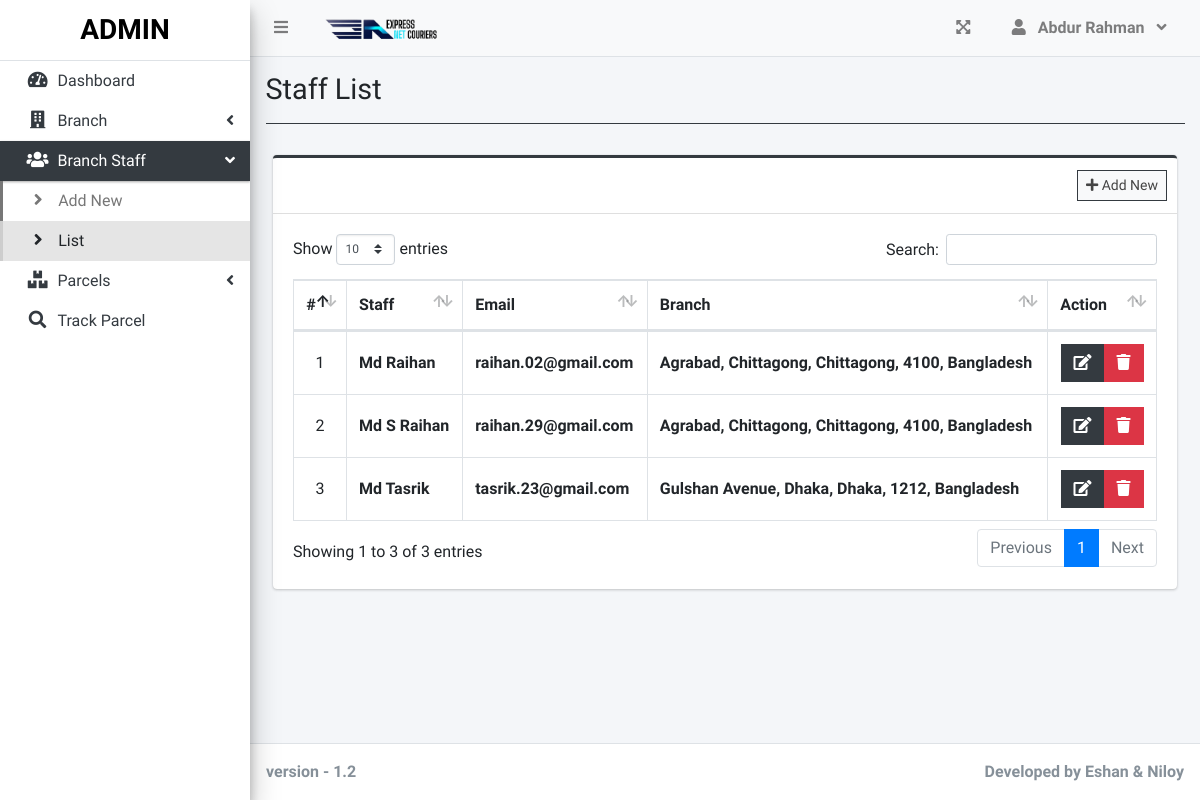
The page /index.php?page=staff_list (signed in) on the database its author committed.
### tables this page shows
CREATE TABLE `users` (
  `id` int(30) NOT NULL,
  `firstname` varchar(200) NOT NULL,
  `lastname` varchar(200) NOT NULL,
  `email` varchar(200) NOT NULL,
  `password` text NOT NULL,
  `type` tinyint(1) NOT NULL DEFAULT 2 COMMENT '1 = admin, 2 = staff',
  `branch_id` int(30) NOT NULL,
  `date_created` datetime NOT NULL DEFAULT current_timestamp()
);

### staff_list.php (the view, shortened to what this page needs)
<?php include'db_connect.php' ?>
<div class="col-lg-12">
	<div class="card card-outline card-dark">
		<div class="card-header">
			<div class="card-tools">
				<a class="btn btn-block btn-sm btn-default btn-flat border-dark " href="./index.php?page=new_staff"><i class="fa fa-plus"></i> Add New</a>
			</div>
		</div>
		<div class="card-body">
			<table class="table tabe-hover table-bordered" id="list">
				<!-- <colgroup>
					<col width="5%">
					<col width="15%">
					<col width="25%">
					<col width="25%">
					<col width="15%">
				</colgroup> -->
				<thead>
					<tr>
						<th class="text-center">#</th>
						<th>Staff</th>
						<th>Email</th>
						<th>Branch</th>
						<th>Action</th>
					</tr>
				</thead>
				<tbody>
					<?php
					$i = 1;
					$qry = $conn->query("SELECT u.*,concat(u.firstname,' ',u.lastname) as name,concat(b.street,', ',b.city,', ',b.state,', ',b.zip_code,', ',b.country) as baddress FROM users u inner join branches b on b.id = u.branch_id where u.type = 2 order by concat(u.firstname,' ',u.lastname) asc ");
					while($row= $qry->fetch_assoc()):
					?>
					<tr>
						<td class="text-center"><?php echo $i++ ?></td>
						<td><b><?php echo ucwords($row['name']) ?></b></td>
						<td><b><?php echo ($row['email']) ?></b></td>
						<td><b><?php echo ucwords($row['baddress']) ?></b></td>
						<td class="text-center">
		                    <div class="btn-group">
		                        <a href="index.php?page=edit_staff&id=<?php echo $row['id'] ?>" class="btn btn-dark btn-flat ">
		                          <i class="fas fa-edit"></i>
		                        </a>
		                        <button type="button" class="btn btn-danger btn-flat delete_staff" data-id="<?php echo $row['id'] ?>">
		                          <i class="fas fa-trash"></i>
		                        </button>
	                      </div>
						</td>
					</tr>
				<?php endwhile; ?>
				</tbody>
			</table>
		</div>
	</div>
</div>

### staff_list.php (style rules this page uses)
table td { vertical-align: middle !important; }

### rows shown on the page
users: name "Md Raihan", email "raihan.02@gmail.com", baddress "Agrabad, Chittagong, Chittagong, 4100, Bangladesh"
users: name "Md S Raihan", email "raihan.29@gmail.com", baddress "Agrabad, Chittagong, Chittagong, 4100, Bangladesh"
users: name "Md Tasrik", email "tasrik.23@gmail.com", baddress "Gulshan Avenue, Dhaka, Dhaka, 1212, Bangladesh"

### other values the page prints
$_SESSION['login_firstname'] "Abdur Rahman"
$title "Staff List"
$_SESSION['system']['name'] "Developed by Eshan & Niloy"
